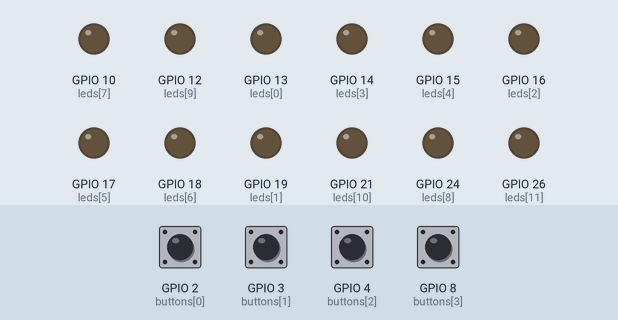
This program was run on a simulated Raspberry Pi (BCM pin numbers). On the bench: output pins drawn as LEDs (lit = HIGH). The test bench sets the inputs (shaded band); at power-on: GPIO 2 (buttons[0]), GPIO 3 (buttons[1]), GPIO 4 (buttons[2]), GPIO 8 (buttons[3]) HIGH.

Above: at 1.2 s.
1.3 s: GPIO 3 (buttons[1]) pulled LOW for 0.15 s
At 1.37 s:
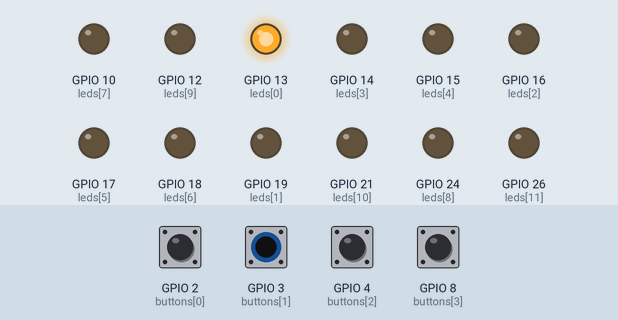
2.9 s: GPIO 4 (buttons[2]) pulled LOW for 0.15 s
At 2.97 s:
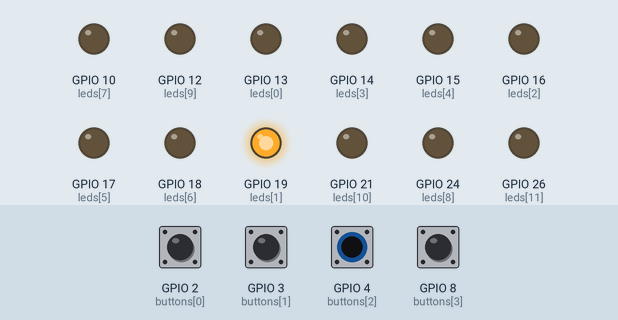
4.5 s: GPIO 8 (buttons[3]) pulled LOW for 0.15 s
At 4.57 s:
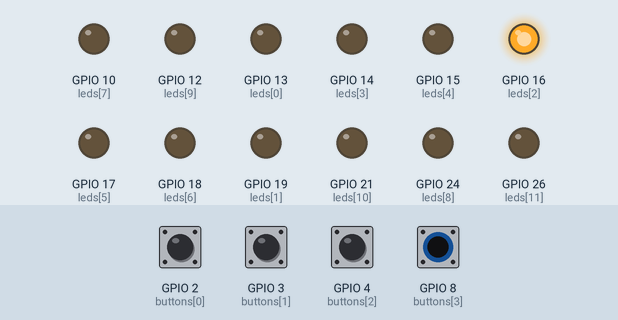
6.1 s: GPIO 3 (buttons[1]) driven LOW and GPIO 4 (buttons[2]) driven LOW
At 6.5 s:
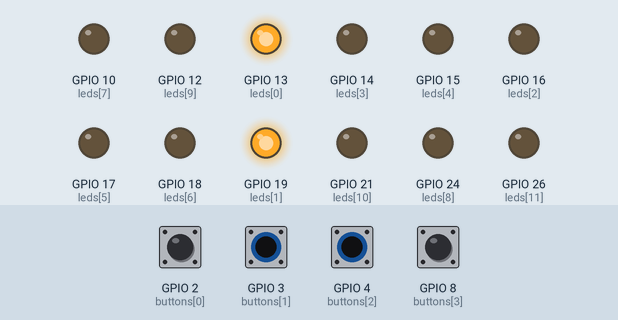
7.6 s: GPIO 8 (buttons[3]) pulled LOW for 1 s
At 8.4 s:
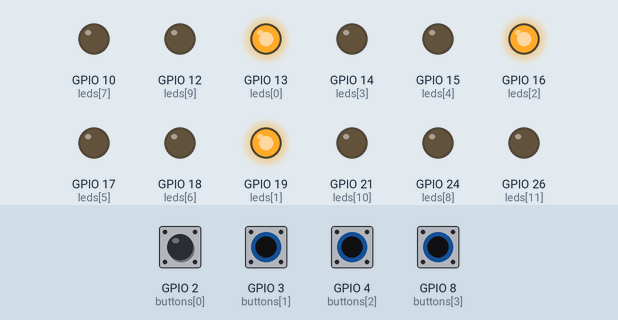
Timing chart, 0 to 10.6 s (numbered marks = the images above; inputs shaded):
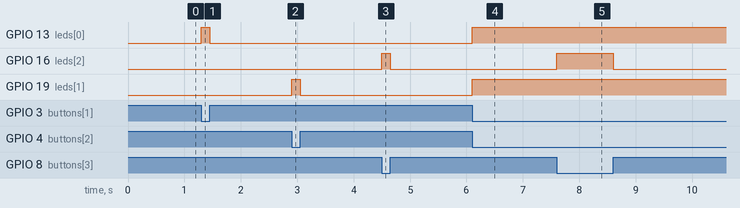

Measured:
- after the input at 1.3 s, GPIO 13 (leds[0]): LOW → HIGH at once, → LOW 0.15 s later
- after the input at 2.9 s, GPIO 19 (leds[1]): LOW → HIGH at once, → LOW 0.15 s later
- after the input at 4.5 s, GPIO 16 (leds[2]): LOW → HIGH at once, → LOW 0.15 s later
- after the input at 6.1 s, GPIO 13 (leds[0]), GPIO 19 (leds[1]): LOW → HIGH at once
- after the input at 7.6 s, GPIO 16 (leds[2]): LOW → HIGH at once, → LOW 1.0 s later

The program:

function.py
```python
import RPi.GPIO as G

buttons = [2, 3, 4, 8]
leds = [13, 19, 16, 14, 15, 17, 18, 10, 24, 12, 21, 26]

G.setmode(G.BCM)
for i in leds:
    G.setup(i, G.OUT)
for b in buttons:
    G.setup(b, G.IN)

#pwm = G.PWM(13, 1000)
#dutyCycle = 50
#pwm.start(dutyCycle)

def isPressed (btn, led):
    if (G.input(btn) == False):
	G.output(led, G.HIGH)
    else:
	G.output(led, G.LOW)


while (True):
    if (not G.input(buttons[0])):
        break
    for i in range(1, 4):
        isPressed(buttons[i], leds[i-1])
    #time.sleep(delay)
    #dutyCycle = dutyCycle + 1
    #if (dutyCycle > 100):
    #    dutyCycle = 0
    #pwm.ChangeDutyCycle(dutyCycle)

G.cleanup()
```
